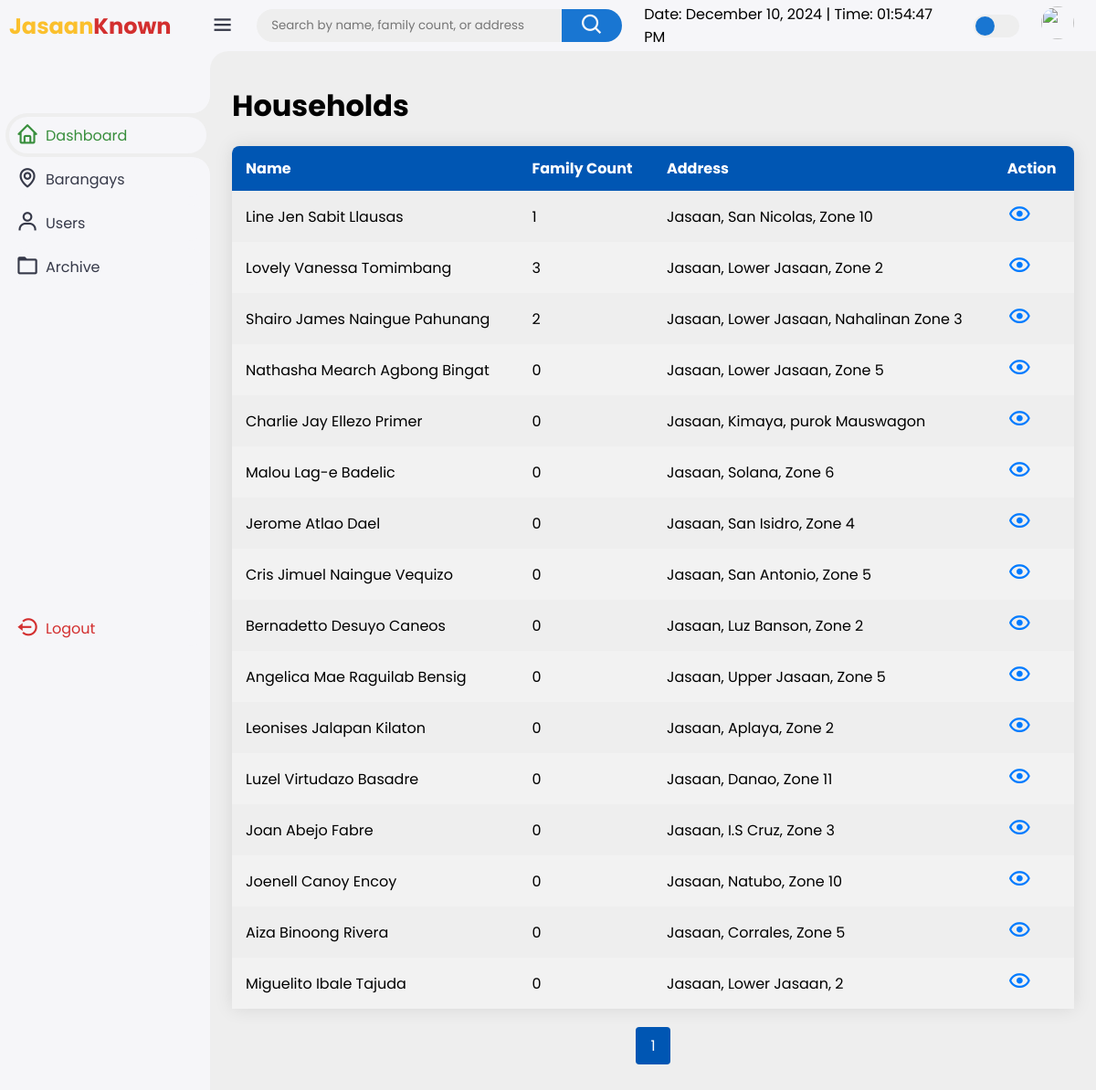
The page /household.php (signed in) on the database its author committed.
### tables this page shows
CREATE TABLE `rest` (
  `id` int(11) NOT NULL,
  `lastname` varchar(100) DEFAULT NULL,
  `suffix` varchar(10) DEFAULT NULL,
  `firstname` varchar(100) DEFAULT NULL,
  `middlename` varchar(100) DEFAULT NULL,
  `birthdate` date DEFAULT NULL,
  `birthplace` varchar(100) DEFAULT NULL,
  `sex` enum('Male','Female','Other') DEFAULT NULL,
  `civilstatus` enum('Single','Married','Widowed','Divorced','Separated') DEFAULT NULL,
  `religion` varchar(50) DEFAULT NULL,
  `municipality` varchar(100) DEFAULT NULL,
  `barangay` varchar(100) DEFAULT NULL,
  `zone` varchar(50) DEFAULT NULL,
  `employment` varchar(100) DEFAULT NULL,
  `contactnum` varchar(15) DEFAULT NULL,
  `emailadd` varchar(100) DEFAULT NULL,
  `highesteduc` varchar(100) DEFAULT NULL,
  `household_leader_id` int(11) DEFAULT NULL,
  `is_leader` tinyint(1) DEFAULT 0
);

### household.php (the view, shortened to what this page needs)
<?php
require_once('config.php');
$barangay_condition = "";
$sql = "SELECT COUNT(*) AS total FROM rest h WHERE h.is_leader = 1" . $barangay_condition;
$result = $conn->query($sql);
$row = $result->fetch_assoc();
$total_records = $row['total'];
$records_per_page = 100;
$total_pages = ceil($total_records / $records_per_page);
$current_page = isset($_GET['page']) ? $_GET['page'] : 1;
$start_from = ($current_page - 1) * $records_per_page;
$sql = "SELECT h.id, h.firstname, h.middlename, h.lastname, h.municipality, h.barangay, h.zone,
        (SELECT COUNT(*) FROM rest WHERE household_leader_id = h.id) AS family_count
        FROM rest AS h
        WHERE h.is_leader = 1" . $barangay_condition;
$sql .= " LIMIT $start_from, $records_per_page";
$result = $conn->query($sql);
?>
<!DOCTYPE html>
<html lang="en">
<head>
    <link href='https://unpkg.com/boxicons@2.1.4/css/boxicons.min.css' rel='stylesheet'>
    <link rel="stylesheet" href="style.css">
</head>
<body>
    <div class="sidebar">
        <a href="#" class="logo">
            <div class="logo-name"><span>Jasaan</span>Known</div>
        </a>
        <ul class="side-menu">
    <li class="active"><a href="dashboard.php" onclick="redirectTo('dashboard.php')"><i class='bx bx-home'></i>Dashboard</a></li>
    <li class=""><a href="barangay.php" onclick="redirectTo('barangay.php')"><i class='bx bx-map'></i>Barangays</a></li>
    <li class=""><a href="users.php" onclick="redirectTo('users.php')"><i class='bx bx-user'></i>Users</a></li>
    <li class=""><a href="archive.php" onclick="redirectTo('archive.php')"><i class='bx bx-folder'></i>Archive</a></li>
</ul>
        <ul class="side-menu">
        <br><br><br><br><br><br><br><br><br><br><br><br>
            <li><a href="#" class="logout"><i class='bx bx-log-out-circle'></i>Logout</a></li>
        </ul>
    </div>
    <div class="content">
        <nav>
            <i class='bx bx-menu'></i>
            <form method="GET" action="">
    <div class="form-input">
        <input type="search" name="search" placeholder="Search by name, family count, or address" value="<?php echo isset($_GET['search']) ? htmlspecialchars($_GET['search']) : ''; ?>">
        <button class="search-btn" type="submit"><i class='bx bx-search'></i></button>
    </div>
</form>
            <div id="date-time-container"></div>
            <label for="theme-toggle" class="theme-toggle"></label>
            <a href="#" class="profile"><img src="images/logo-x.png"></a>
        </nav>
        <main>
            <div class="header">
                <h1>Households</h1>
            </div>
            <div class="table-container">
                <table class="styled-table">
                    <thead>
                        <tr>
                            <th>Name</th>
                            <th>Family Count</th>
                            <th>Address</th>
                            <th>Action</th>
                        </tr>
                    </thead>
                    <tbody>
                        <?php
                        if ($result->num_rows > 0) {
                            while ($row = $result->fetch_assoc()) {
                                $full_name = $row["firstname"] . " " . $row["middlename"] . " " . $row["lastname"];
                                $address = $row["municipality"] . ", " . $row["barangay"] . ", " . $row["zone"];
                                $family_count = $row["family_count"];
                                echo "<tr>";
                                echo "<td>" . htmlspecialchars($full_name) . "</td>";
                                echo "<td>" . htmlspecialchars($family_count) . "</td>";
                                echo "<td>" . htmlspecialchars($address) . "</td>";
                                echo "<td><a href='viewR.php?id=" . urlencode($row["id"]) . "' title='View Household'><i class='bx bx-show'></i></a></td>";
                                echo "</tr>";
                            }
                        } else {
                            echo "<tr><td colspan='4'>No household leaders found</td></tr>";
                        }
                        ?>
                    </tbody>
                </table>
                <div class="pagination">
                    <?php
                    for ($i = 1; $i <= $total_pages; $i++) {
                        echo "<a href='?page=$i'";
                        if ($i == $current_page) echo " class='active'";
                        echo ">$i</a>";
                    }
                    ?>
                </div>
            </div>
        </main>
    </div>
</body>
</html>

### style.css (style rules this page uses)
:root { --light: #f6f6f9; --primary: #1976D2; --light-primary: #CFE8FF; --grey: #eee; --dark-grey: #AAAAAA; --dark: #363949; --danger: #D32F2F; --light-danger: #FECDD3; --warning: #FBC02D; --light-warning: #FFF2C6; --success: #388E3C; --light-success: #BBF7D0; }
* { margin: 0; padding: 0; box-sizing: border-box; font-family: 'Poppins', sans-serif; }
.bx { font-size: 1.7rem; }
a { text-decoration: none; }
li { list-style: none; }
html { overflow-x: hidden; }
body { background: var(--grey); overflow-x: hidden; }
.sidebar { position: fixed; top: 0; left: 0; background: var(--light); width: 230px; height: 100%; z-index: 2000; overflow-x: hidden; scrollbar-width: none; transition: all 0.3s ease; }
.sidebar .logo { font-size: 24px; font-weight: 700; height: 56px; display: flex; align-items: center; color: var(--danger); z-index: 500; padding-bottom: 20px; box-sizing: content-box; }
.sidebar .logo .logo-name { margin-left: 10px; }
.sidebar .logo .logo-name span { color: var(--warning); }
.sidebar .side-menu { width: 100%; margin-top: 48px; }
.sidebar .side-menu li { height: 48px; background: transparent; margin-left: 6px; border-radius: 48px 0 0 48px; padding: 4px; }
.sidebar .side-menu li.active { background: var(--grey); position: relative; }
.sidebar .side-menu li.active::before { content: ""; position: absolute; width: 40px; height: 40px; border-radius: 50%; top: -40px; right: 0; box-shadow: 20px 20px 0 var(--grey); z-index: -1; }
.sidebar .side-menu li.active::after { content: ""; position: absolute; width: 40px; height: 40px; border-radius: 50%; bottom: -40px; right: 0; box-shadow: 20px -20px 0 var(--grey); z-index: -1; }
.sidebar .side-menu li a { width: 100%; height: 100%; background: var(--light); display: flex; align-items: center; border-radius: 48px; font-size: 16px; color: var(--dark); white-space: nowrap; overflow-x: hidden; transition: all 0.3s ease; }
.sidebar .side-menu li.active a { color: var(--success); }
.sidebar .side-menu li a .bx { min-width: calc(60px - ((4px + 6px) * 2)); display: flex; font-size: 1.6rem; justify-content: center; }
.sidebar .side-menu li a.logout { color: var(--danger); }
.content { position: relative; width: calc(100% - 230px); left: 230px; transition: all 0.3s ease; }
.content nav { height: 56px; background: var(--light); padding: 0 24px 0 0; display: flex; align-items: center; grid-gap: 24px; position: sticky; top: 0; left: 0; z-index: 1000; }
.content nav::before { content: ""; position: absolute; width: 40px; height: 40px; bottom: -40px; left: 0; border-radius: 50%; box-shadow: -20px -20px 0 var(--light); }
.content nav a { color: var(--dark); }
.content nav .bx.bx-menu { cursor: pointer; color: var(--dark); }
.content nav form { max-width: 400px; width: 100%; margin-right: auto; }
.content nav form .form-input { display: flex; align-items: center; height: 36px; }
.content nav form .form-input input { flex-grow: 1; padding: 0 16px; height: 100%; border: none; background: var(--grey); border-radius: 36px 0 0 36px; outline: none; width: 100%; color: var(--dark); }
.content nav form .form-input button { width: 80px; height: 100%; display: flex; justify-content: center; align-items: center; background: var(--primary); color: var(--light); font-size: 18px; border: none; outline: none; border-radius: 0 36px 36px 0; cursor: pointer; }
.content nav .profile img { width: 36px; height: 36px; object-fit: cover; border-radius: 50%; }
.content nav .theme-toggle { display: block; min-width: 50px; height: 25px; background: var(--grey); cursor: pointer; position: relative; border-radius: 25px; }
.content nav .theme-toggle::before { content: ""; position: absolute; top: 2px; left: 2px; bottom: 2px; width: calc(25px - 4px); background: var(--primary); border-radius: 50%; transition: all 0.3s ease; }
.content main { width: 100%; padding: 36px 24px; max-height: calc(100vh - 56px); }
.content main .header { display: flex; align-items: center; justify-content: space-between; grid-gap: 16px; flex-wrap: wrap; }

### rows shown on the page
rest: full_name "Line Jen Sabit Llausas", family_count "1", address "Jasaan, San Nicolas, Zone 10"
rest: full_name "Lovely Vanessa Tomimbang", family_count "3", address "Jasaan, Lower Jasaan, Zone 2"
rest: full_name "Shairo James Naingue Pahunang", family_count "2", address "Jasaan, Lower Jasaan, Nahalinan Zone 3"
rest: full_name "Nathasha Mearch Agbong Bingat", family_count "0", address "Jasaan, Lower Jasaan, Zone 5"
rest: full_name "Charlie Jay Ellezo Primer", family_count "0", address "Jasaan, Kimaya, purok Mauswagon"
rest: full_name "Malou Lag-e Badelic", family_count "0", address "Jasaan, Solana, Zone 6"
rest: full_name "Jerome Atlao Dael", family_count "0", address "Jasaan, San Isidro, Zone 4"
rest: full_name "Cris Jimuel Naingue Vequizo", family_count "0", address "Jasaan, San Antonio, Zone 5"
rest: full_name "Bernadetto Desuyo Caneos", family_count "0", address "Jasaan, Luz Banson, Zone 2"
rest: full_name "Angelica Mae Raguilab Bensig", family_count "0", address "Jasaan, Upper Jasaan, Zone 5"
rest: full_name "Leonises Jalapan Kilaton", family_count "0", address "Jasaan, Aplaya, Zone 2"
rest: full_name "Luzel Virtudazo Basadre", family_count "0", address "Jasaan, Danao, Zone 11"
rest: full_name "Joan Abejo Fabre", family_count "0", address "Jasaan, I.S Cruz, Zone 3"
rest: full_name "Joenell Canoy Encoy", family_count "0", address "Jasaan, Natubo, Zone 10"
rest: full_name "Aiza Binoong Rivera", family_count "0", address "Jasaan, Corrales, Zone 5"
rest: full_name "Miguelito Ibale Tajuda", family_count "0", address "Jasaan, Lower Jasaan, 2"
